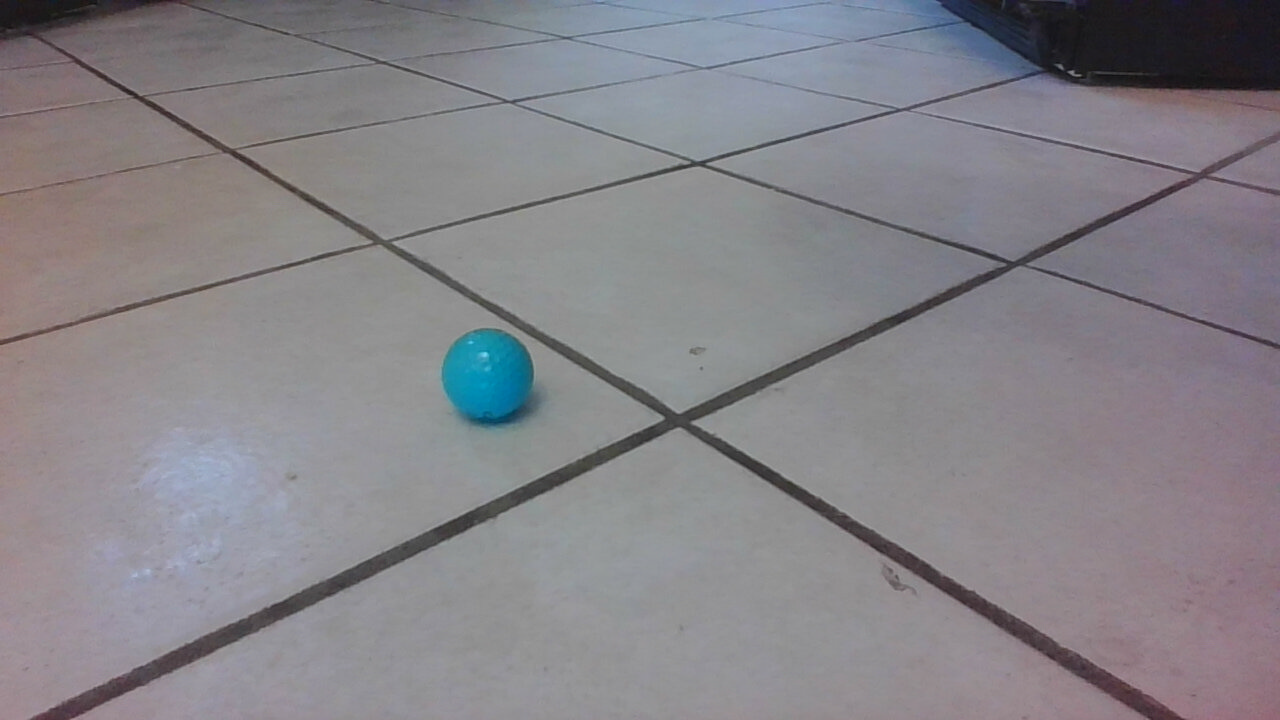
#> input picture opencv_helloworld/cv_test/blob.jpg, 1280 x 720 px
$ python blob_detector.py
#> lines starting #> are read from the running program, lines starting #| are printed output that depends on the picture; after the words box and inside, x2 and y2 are one past the last pixel; in counts of white or black regions, pixels touching at a corner belong together
# Standard imports
import cv2
import numpy as np;

def blob_detect(image, hsv_min, hsv_max, gauss_kernel, blob_params=None):

    # Blur image to remove noise
    im_g    = cv2.GaussianBlur(image, (gauss_kernel, gauss_kernel), 0)
    hsv     = cv2.cvtColor(im_g, cv2.COLOR_BGR2HSV)
    mask    = cv2.inRange(hsv,hsv_min, hsv_max)

    # dilate makes the in range areas larger
    mask = cv2.dilate(mask, None, iterations=2)
    mask = cv2.erode(mask, None, iterations=2)

    if blob_params is None:
        # Set up the SimpleBlobdetector with default parameters.
        params = cv2.SimpleBlobDetector_Params()

        # Change thresholds
        params.minThreshold = 0;
        params.maxThreshold = 100;

        # Filter by Area.
        params.filterByArea = True
        params.minArea = 30
        params.maxArea = 20000

        # Filter by Circularity
        params.filterByCircularity = True
        params.minCircularity = 0.1

        # Filter by Convexity
        params.filterByConvexity = True
        params.minConvexity = 0.5

        # Filter by Inertia
        params.filterByInertia =True
        params.minInertiaRatio = 0.5

    else:
        params = blob_params

    detector = cv2.SimpleBlobDetector_create(params)

    # Detect blobs.
    reversemask = 255-mask
    keypoints = detector.detect(reversemask)

    return keypoints

def draw_keypoints(image, keypoints, line_color=(0,0,255)):
    # Draw detected blobs as red circles.
    # cv2.DRAW_MATCHES_FLAGS_DRAW_RICH_KEYPOINTS ensures the size of the circle corresponds to the size of blob
    im_with_keypoints = cv2.drawKeypoints(image, keypoints, np.array([]), line_color, cv2.DRAW_MATCHES_FLAGS_DRAW_RICH_KEYPOINTS)

    # Show keypoints
    cv2.imshow("Keypoints", im_with_keypoints)
    cv2.waitKey(0)

#----- TEST
if __name__=="__main__":
    # Read image
    image_list = []
    image_list.append(cv2.imread("blob.jpg"))
    image_list.append(cv2.imread("blob2.jpg"))
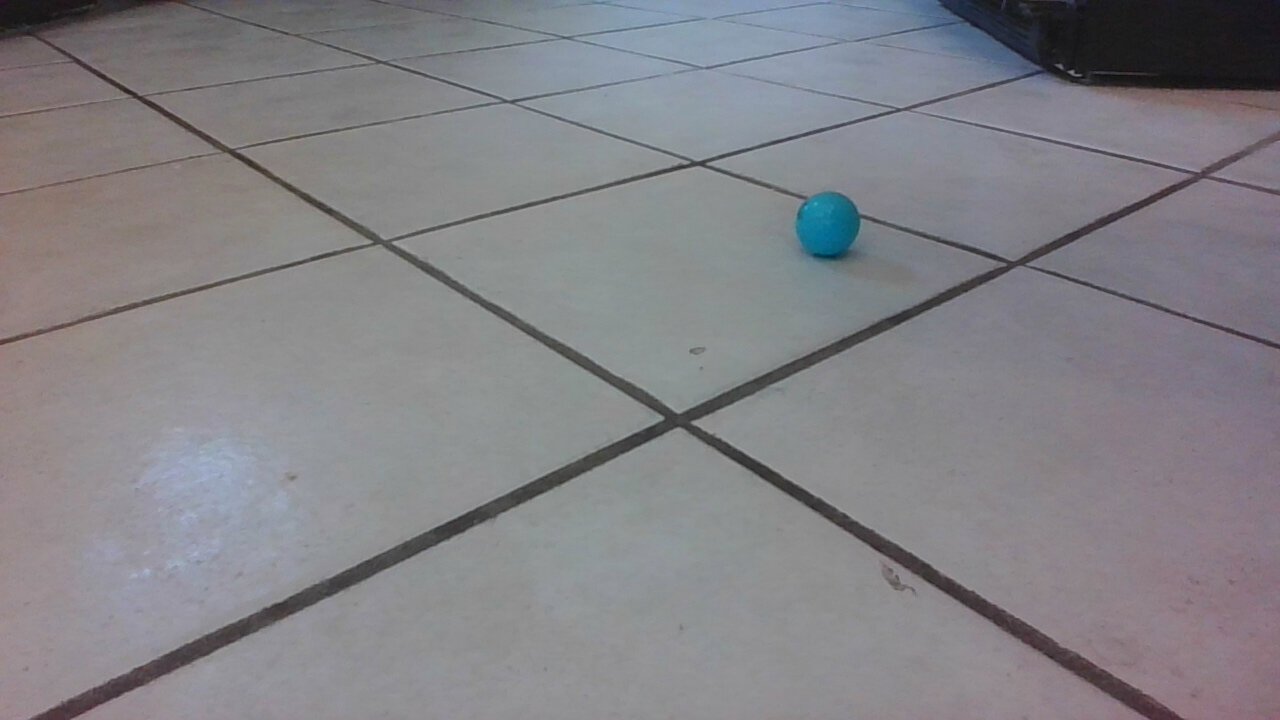
#> input picture opencv_helloworld/cv_test/blob2.jpg, 1280 x 720 px
    image_list.append(cv2.imread("blob3.jpg"))
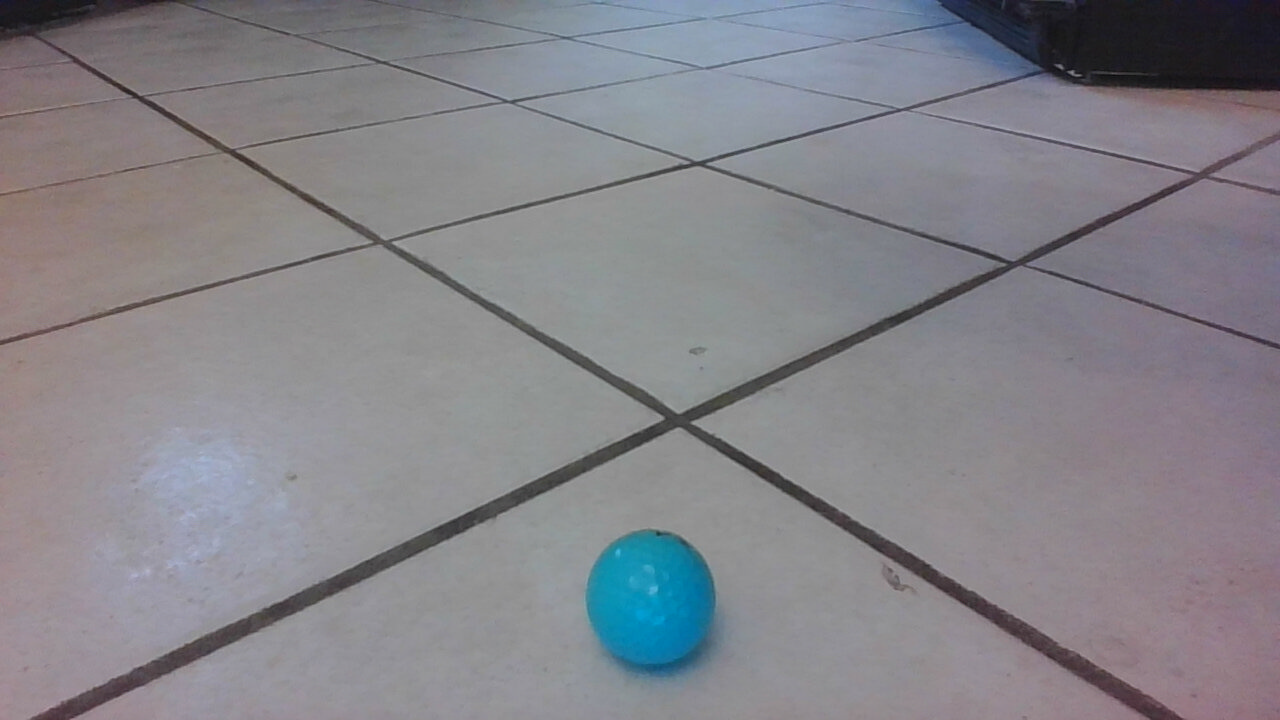
#> input picture opencv_helloworld/cv_test/blob3.jpg, 1280 x 720 px
    blue_min = (77,40,0)
    blue_max = (101, 255, 255)

    for image in image_list:
        keypoints = blob_detect(image, blue_min, blue_max, 15, blob_params=None)
        draw_keypoints(image, keypoints)
#> this loop made 3 passes
#> keypoints on passes 1 to 3: 1 keypoints; (x, y, size): (489, 381, 105.3), 2 keypoints; (x, y, size): (827, 232, 80.5), (537, 7, 8.3), 1 keypoints; (x, y, size): (650, 605, 146.3)
#> pass 1, in blob_detect, `mask    = cv2.inRange(hsv,hsv_min, hsv_max)`:
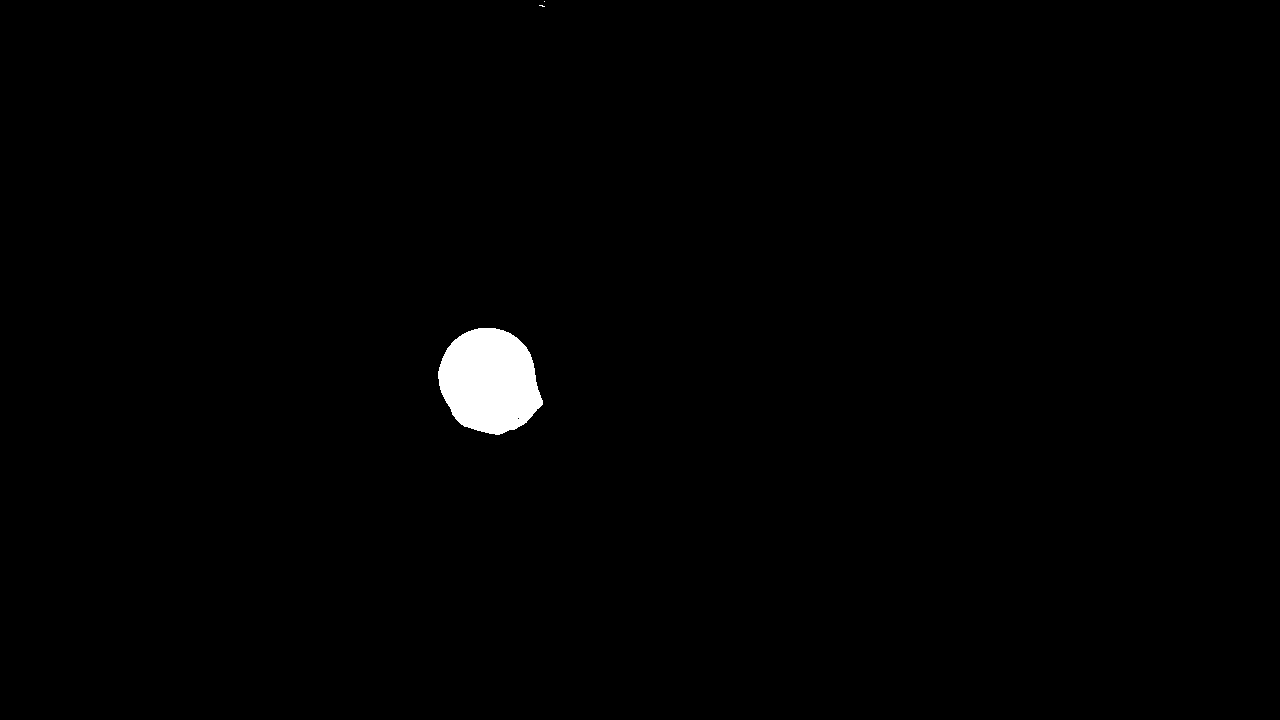
#> mask: shape (720, 1280); 0.92% white; 3 white regions (2 under 20 px), largest, box (x1, y1, x2, y2) and area: (438, 328, 543, 435) 8439
#> pass 1, in blob_detect, `mask = cv2.dilate(mask, None, iterations=2)`:
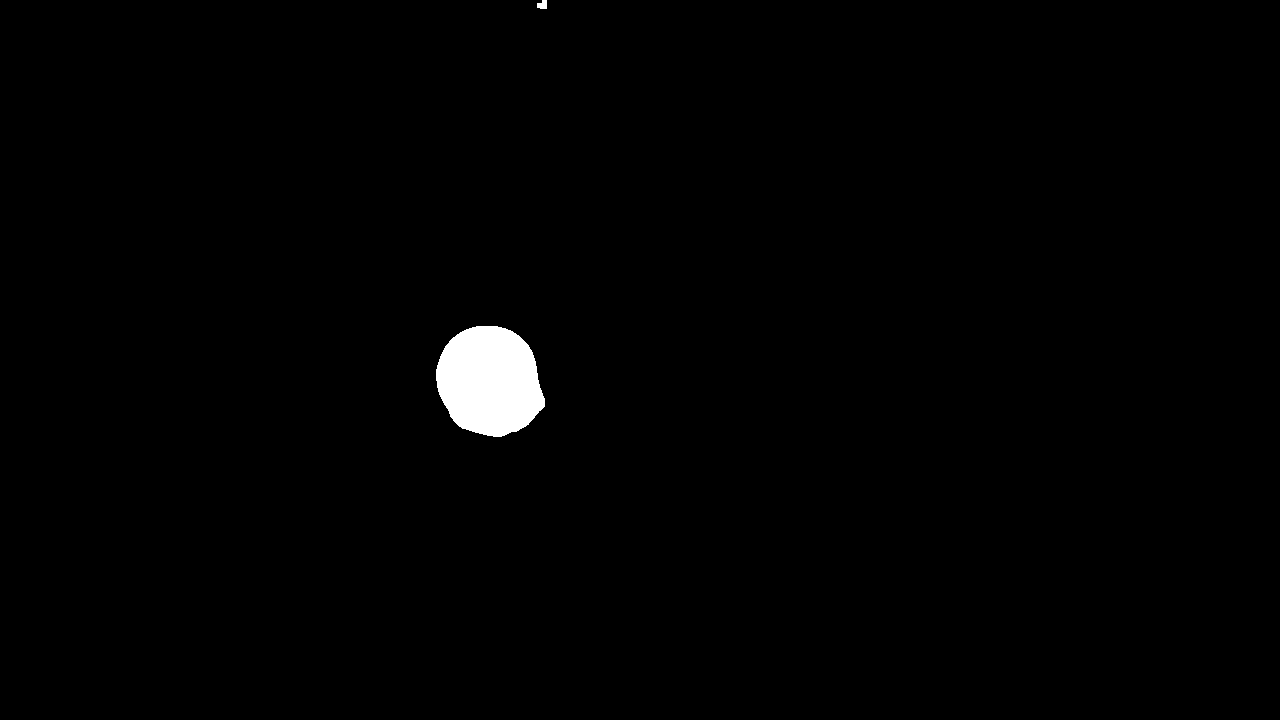
#> mask: shape (720, 1280); 1% white; 2 white regions, box (x1, y1, x2, y2) and area: (436, 326, 545, 437) 9304, (537, 0, 547, 9) 72
